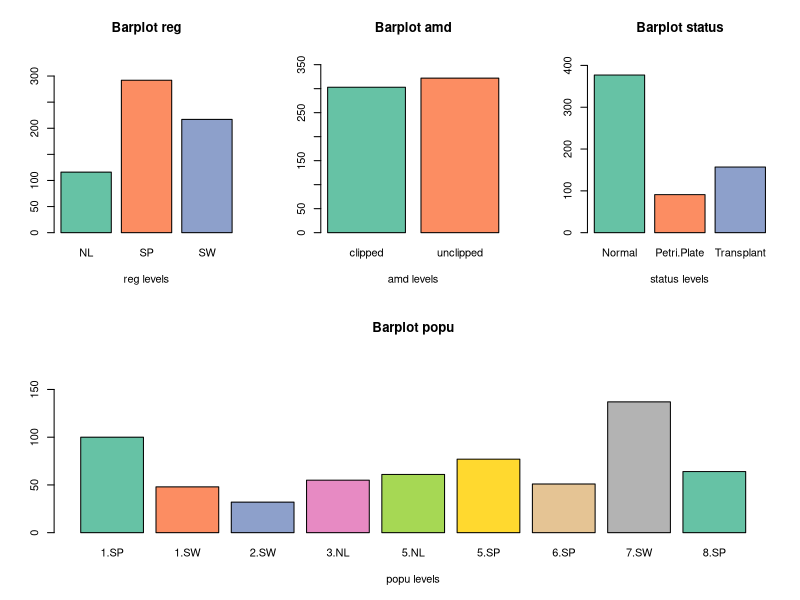
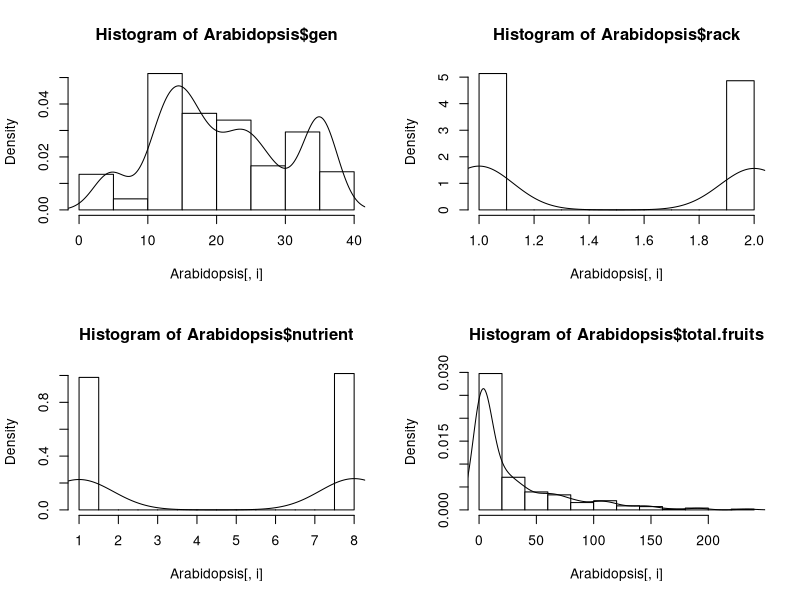
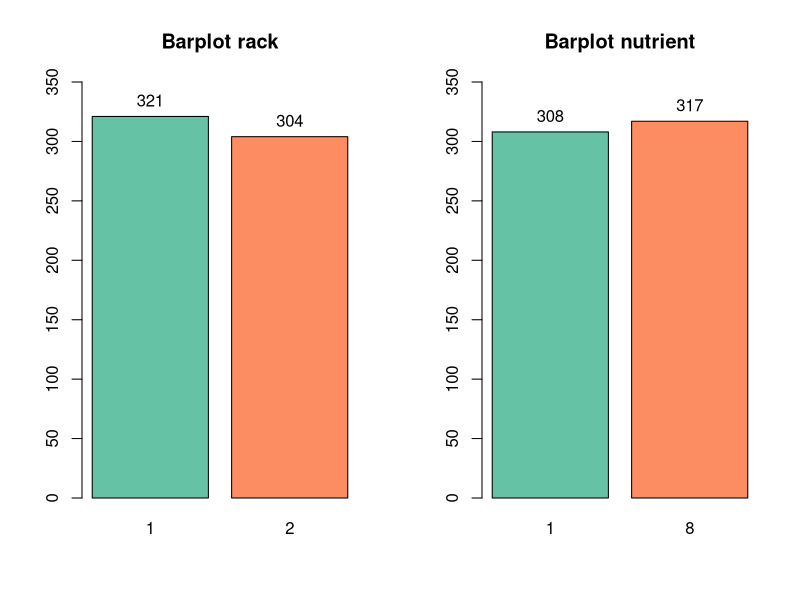
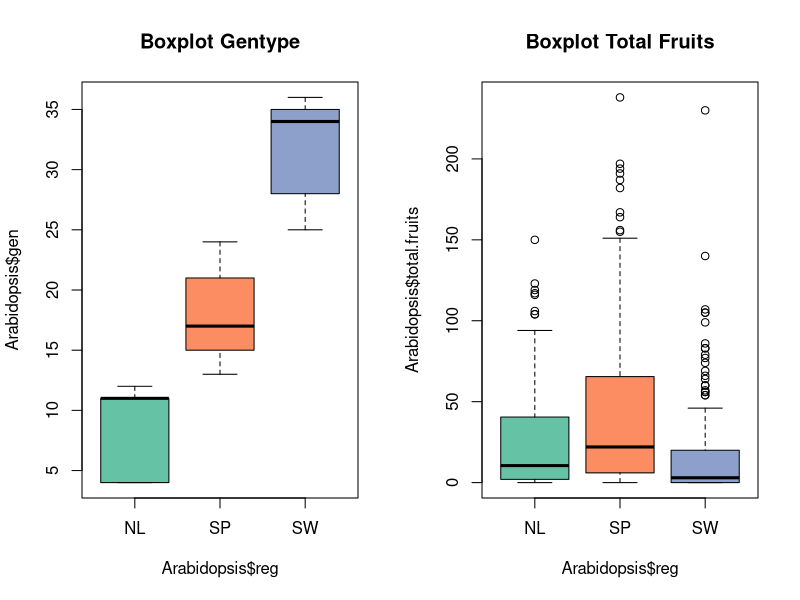
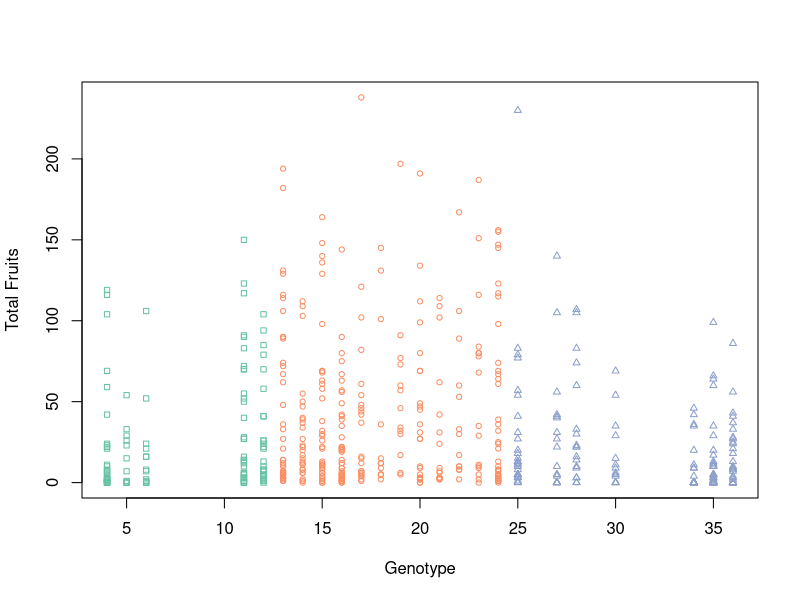

R code for these plots, in order:
setwd("/home/guest/R_course")
# Load the Arabidopsis dataset from the lme4 package
# install.packages("lme4")
library(lme4)
Arabidopsis <- Arabidopsis

# Look at the structure of this dataset: how many observations and variables?
# How many factors and numeric variables?
str(Arabidopsis)

# Make one figure showing barplots for the different categorical variables,
# with title “Barplot variable name”,each bar in a different color  
# (at least 9 colors i.e. max. levels) and axes set with labels and limit (ylim)
library(RColorBrewer)
colors <- brewer.pal(12,"Set2")
layout(matrix(c(1,2,3,4,4,4),
              2,
              3, 
              byrow = TRUE))
cat_var <- c("reg", "amd", "status", "popu")
for (i in cat_var ){
  barplot(table(Arabidopsis[,i]),
          col = colors,
          xlab = paste(i, "levels"),
          main = paste("Barplot", i),
          ylim = c(0,max(table(Arabidopsis[,i]))+50))
}

# Make a second figure with histograms of the four numerical variable and add the density lines.
num_var <- c("gen", "rack", "nutrient", "total.fruits")
par(mfrow=c(2,2))
for (i in num_var){
  hist(Arabidopsis[,i],
      breaks = 10,
      main = paste0("Histogram of Arabidopsis$",i),
      col = "white",
      probability = TRUE)
  lines(density(Arabidopsis[,i]))
}

# Which numerical variables can be set as factor because they have only 
# a few possible numerical values? Set them as.factor and make a new figure with barplots.  
# Can you add the frequencies above the bars?
Arabidopsis$rack <- as.factor(Arabidopsis$rack)
Arabidopsis$nutrient <- as.factor(Arabidopsis$nutrient)
str(Arabidopsis)
num_as_factor <-c("rack", "nutrient")
colors <- brewer.pal(12,"Set2")
par(mfrow = c(1,2))
for (i in num_as_factor){
  bp <- barplot(table(Arabidopsis[,i]),
          main = paste("Barplot",i),
          col = colors,
          ylim=c(0,350))
  text(x=bp, y=table(Arabidopsis[,i]),label=table(Arabidopsis[,i]),pos=3)
}

# Make a new figure with boxplots of the remaining numerical values per region
# with title, labels and colors.
num_var <- c("gen", "total.fruits")
par(mfrow=c(1,2))
boxplot(Arabidopsis$gen ~ Arabidopsis$reg,
        main = "Boxplot Gentype",
        col = colors)
boxplot(Arabidopsis$total.fruits ~ Arabidopsis$reg,
        main = "Boxplot Total Fruits",
        col = colors,)

# Also make a scatterplot of two numerical values with title, 
# colors and legend. Each region in different color and symbol
par(mfrow=c(1,1))
colors <- brewer.pal(3,"Set2")
reg_colors <- Arabidopsis$reg
levels(reg_colors) <- list("#66C2A5" = "NL",
                           "#FC8D62" = "SP",
                           "#8DA0CB" = "SW")
reg_col <- as.character(reg_colors)
plot(Arabidopsis$gen, Arabidopsis$total.fruits,
     xlab = "Genotype",
     ylab = "Total Fruits",
     pch = as.numeric(Arabidopsis$reg) -1,
     cex = 0.7,
     col = reg_col)





